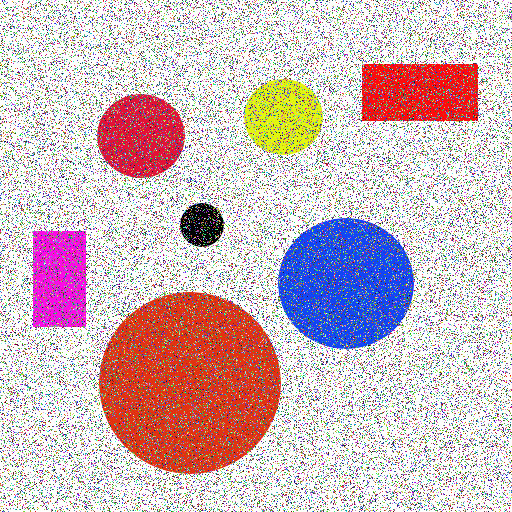
//> input picture red-circle-detection/images/circles_rectangles_noise.jpg, 512 x 512 px
$ ./RedCircleDetect images/circles_rectangles_noise.jpg   (built with g++ and OpenCV 4)
//> lines starting //> are read from the running program, lines starting //| are printed output that depends on the picture; after the words box and inside, x2 and y2 are one past the last pixel; in counts of white or black regions, pixels touching at a corner belong together
#include <opencv2/opencv.hpp>
#include <iostream>
#include <string>
#include <vector>

using namespace std;

int main(int argc, char **argv) {
	if (argc != 2) {
		std::cout << "Usage: ./RedCircleDetect image_circles_path" << std::endl;
		std::exit(-1);
	}

	// Load image
	string path_image = argv[1];
	cv::Mat bgr_image = cv::imread(path_image);
//> bgr_image is the input picture: 512 rows x 512 cols, CV_8UC3; mean B, G, R 191.6, 186.4, 208.2

	cv::Mat orig_image = bgr_image.clone();

	cv::medianBlur(bgr_image, bgr_image, 3);
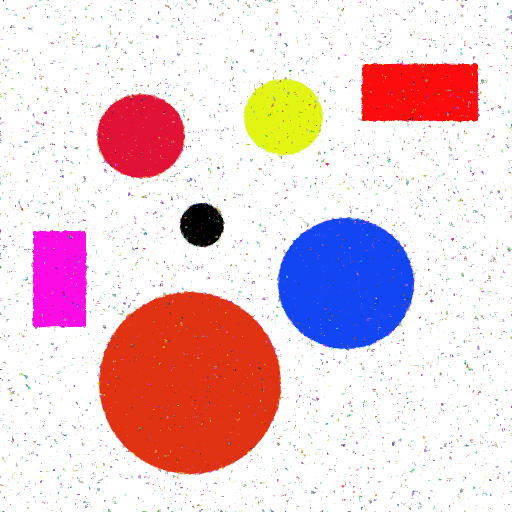
//> bgr_image: 512 rows x 512 cols, CV_8UC3; mean B, G, R 212.1, 205.3, 234.2

	// Convert image to HSV
	cv::Mat hsv_image;
	cv::cvtColor(bgr_image, hsv_image, cv::COLOR_BGR2HSV);
//> hsv_image: 512 rows x 512 cols, CV_8UC3; mean H, S, V 25.3, 59, 247.6

	// Threshold the HSV image in order to keep only the red pixels
	cv::Mat lower_red_hue_range;
	cv::Mat upper_red_hue_range;
	cv::inRange(hsv_image, cv::Scalar(0, 100, 100), cv::Scalar(10, 255, 255), lower_red_hue_range);
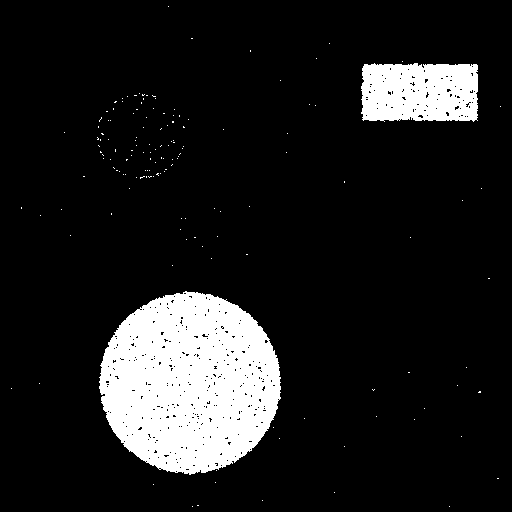
//> lower_red_hue_range: 512 rows x 512 cols, CV_8UC1; 12.1% white; 150 white regions (148 under 20 px), largest, box (x1, y1, x2, y2) and area: (99, 291, 281, 475) 25121, (361, 63, 478, 122) 6281
	cv::inRange(hsv_image, cv::Scalar(160, 100, 100), cv::Scalar(180, 255, 255), upper_red_hue_range);
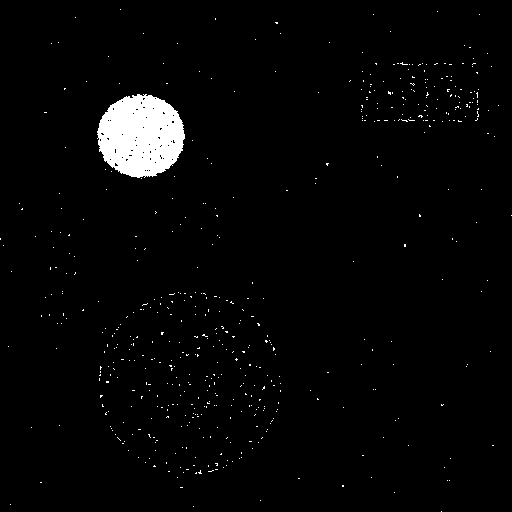
//> upper_red_hue_range: 512 rows x 512 cols, CV_8UC1; 2.5% white; 538 white regions (537 under 20 px), largest, box (x1, y1, x2, y2) and area: (97, 94, 185, 178) 5567

	// Lets combine the two images
	cv::Mat red_hue_image;
	cv::addWeighted(lower_red_hue_range, 1.0, upper_red_hue_range, 1.0, 0.0, red_hue_image);
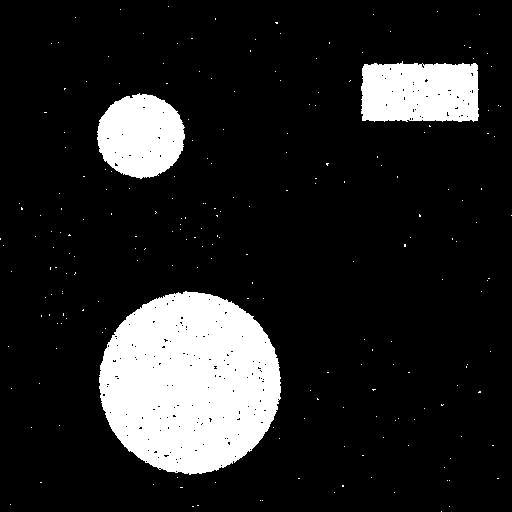
//> red_hue_image: 512 rows x 512 cols, CV_8UC1; 14.6% white; 215 white regions (212 under 20 px), largest, box (x1, y1, x2, y2) and area: (99, 291, 281, 475) 25642, (361, 61, 479, 122) 6539, (97, 93, 185, 179) 5720

	//Add a Gaussian Blur
	cv::GaussianBlur(red_hue_image, red_hue_image, cv::Size(9, 9), 2, 2);
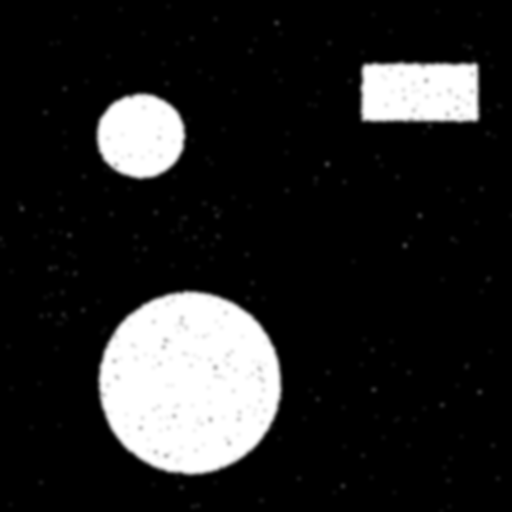
//> red_hue_image: 512 rows x 512 cols, CV_8UC1; 13.84% of pixels changed, all inside (x1, y1, x2, y2) = (0, 2, 512, 512)

	std::vector<cv::Vec3f> circles;
	cv::HoughCircles(red_hue_image, circles, CV_HOUGH_GRADIENT, 1, red_hue_image.rows/8, 100, 20, 0, 0);
//> circles = 2 circles (x, y, radius): [191.5, 382.5, 91.8], [140.5, 134.5, 43.2]

	// Loop over all detected circles and outline them on the original image
	if(circles.size() == 0) std::exit(-1);
	for(size_t current_circle = 0; current_circle < circles.size(); ++current_circle) {
		cv::Point center(round(circles[current_circle][0]), round(circles[current_circle][1]));
		int radius = round(circles[current_circle][2]);

		cv::circle(orig_image, center, radius, cv::Scalar(0, 255, 0), 5);
	}
//> this loop made 2 passes
//> (center, radius) on passes 1 to 2: (Point(192, 383), 92), (Point(141, 135), 43)
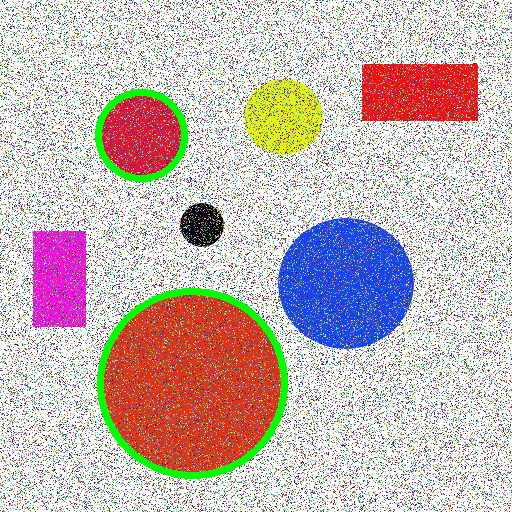
//> orig_image: 512 rows x 512 cols, CV_8UC3; 2.24% of pixels changed, all inside (x1, y1, x2, y2) = (95, 89, 288, 479)

	// Show images
	cv::namedWindow("Lower Red Image", cv::WINDOW_AUTOSIZE);
	cv::imshow("Lower Red Image", lower_red_hue_range);

	cv::namedWindow("Upper Red Image", cv::WINDOW_AUTOSIZE);
	cv::imshow("Upper Red Image", upper_red_hue_range);

	cv::namedWindow("Original Image", cv::WINDOW_AUTOSIZE);
	cv::imshow("Original Image", orig_image);

	cv::namedWindow("Merged", cv::WINDOW_AUTOSIZE);
	cv::imshow("Merged", red_hue_image);

	cv::namedWindow("With Blur", cv::WINDOW_AUTOSIZE);
	cv::imshow("With Blur", bgr_image);


	cv::waitKey(0);
}
